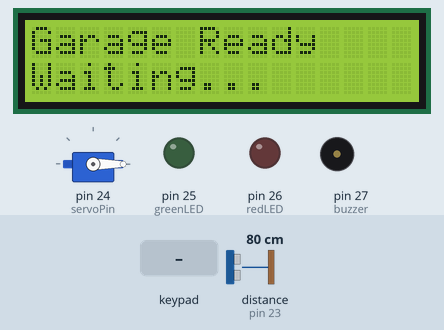
Recording of a sketch running on a simulated Arduino Mega 2560, built with avr-gcc and run on an emulated ATmega2560. On the bench: 16×2 character LCD, servo, output pins drawn as LEDs (lit = HIGH), buzzer (waves = sounding). Wiring (inferred from the names in the program): ultrasonic range finder: trigger pin 22; echo pin 23. The test bench sets the inputs (shaded band); at power-on: distance to the obstacle (sensor on pin 23) 80 cm. The echo pulse lasts 58.3 µs per cm; pins used as bus, display or sensor lines are not drawn; what the sketch prints to the serial monitor is not drawn.

Above: at 3.2 s.
3.3 s: distance to the obstacle (sensor on pin 23) set to 2 cm
At 5.5 s:
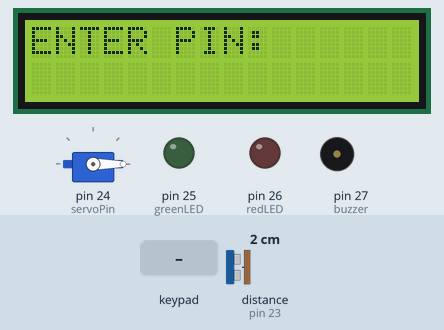
5.8 s: keypad keys 2 0 2 6 # pressed 0.4 s apart
At 9.2 s:
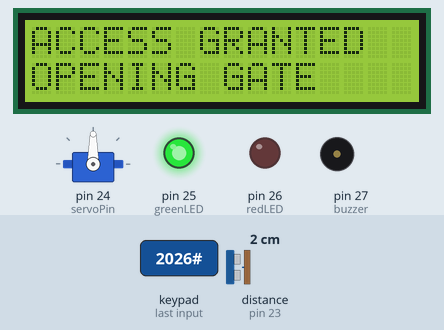
9.3 s: distance to the obstacle (sensor on pin 23) set to 14 cm
12.3 s: distance to the obstacle (sensor on pin 23) set to 18 cm
At 14.1 s:
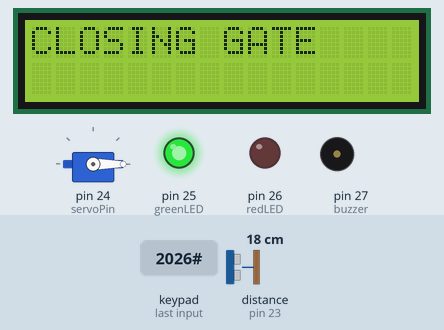
Timing chart, 0 to 15.9 s (numbered marks = the images above; inputs shaded):
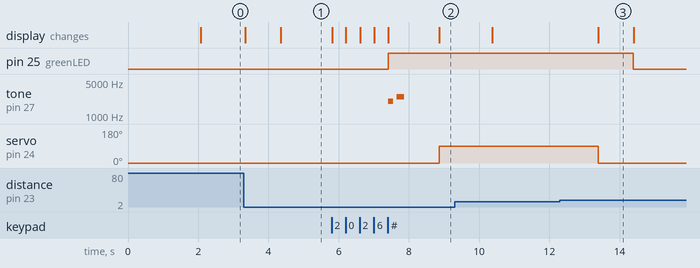

Measured:
- the behaviour switches between 16 and 17 cm on distance to the obstacle (sensor on pin 23) (found by bisection; images 2 and 3)
- after the input at 3.3 s, the display: first changes at once (image 1 shows a later state)
- after the input at 5.8 s, pin 25 (greenLED): LOW → HIGH after 1.6 s; tone on pin 27 (buzzer): silent → 2000 Hz after 1.6 s, → silent 0.15 s later, → 2500 Hz 0.10 s later, → silent 0.20 s later; servo on pin 24 (servoPin): 0° → 90° after 3.1 s; the display: first changes at once (image 2 shows a later state)
- after the input at 12.3 s, pin 25 (greenLED): HIGH → LOW after 2.1 s; servo on pin 24 (servoPin): 90° → 0° after 1.1 s; the display: changes after 1.1 s (image 3)
- what the display in image 3 shows lasts 1.0 s, from 13.4 s to 14.4 s

The sketch:

PrivateGarage.ino
```cpp
#include <Servo.h>
#include <LiquidCrystal.h>
#include <Keypad.h>

// LCD
LiquidCrystal lcd(7, 8, 9, 10, 11, 12);

// KEYPAD
const byte ROWS = 4;
const byte COLS = 4;

char keys[ROWS][COLS] = {
  {'1', '2', '3', 'A'},
  {'4', '5', '6', 'B'},
  {'7', '8', '9', 'C'},
  {'*', '0', '#', 'D'}
};

byte rowPins[ROWS] = {30, 31, 32, 33};
byte colPins[COLS] = {34, 35, 36, 37};

Keypad keypad = Keypad(
  makeKeymap(keys),
  rowPins,
  colPins,
  ROWS,
  COLS
);

// GARAGE COMPONENTS

const int trigPin = 22;
const int echoPin = 23;

const int servoPin = 24;

const int greenLED = 25;
const int redLED = 26;

const int buzzer = 27;

Servo gateServo;

// GARAGE SETTINGS

const int closedPosition = 0;
const int openPosition = 90;

const int detectionDistance = 15;

// PASSWORD

const String correctPIN = "2026";

String enteredPIN = "";

// SETUP

void setup() {

  Serial.begin(9600);

  // LCD
  lcd.begin(16, 2);

  // Ultrasonic
  pinMode(trigPin, OUTPUT);
  pinMode(echoPin, INPUT);

  // LEDs
  pinMode(greenLED, OUTPUT);
  pinMode(redLED, OUTPUT);

  // Buzzer
  pinMode(buzzer, OUTPUT);

  // Servo
  gateServo.attach(servoPin);
  gateServo.write(closedPosition);

  // Turn everything off
  digitalWrite(greenLED, LOW);
  digitalWrite(redLED, LOW);
  digitalWrite(buzzer, LOW);

  // Startup
  lcd.setCursor(0, 0);
  lcd.print("AUTO GARAGE");

  lcd.setCursor(0, 1);
  lcd.print("Starting...");

  delay(2000);

  lcd.clear();

  lcd.setCursor(0, 0);
  lcd.print("Garage Ready");

  lcd.setCursor(0, 1);
  lcd.print("Waiting...");
}


void loop() {

  long distance = getDistance();

  Serial.print("Distance: ");
  Serial.print(distance);
  Serial.println(" cm");

 // CAR DETECTED

  if (distance > 0 && distance <= detectionDistance) {

    enteredPIN = "";

    lcd.clear();

    lcd.setCursor(0, 0);
    lcd.print("CAR DETECTED");

    delay(1000);

    enterPassword();
  }

  delay(100);
}

// ENTER PASSWORD

void enterPassword() {

  enteredPIN = "";

  lcd.clear();

  lcd.setCursor(0, 0);
  lcd.print("ENTER PIN:");

  lcd.setCursor(0, 1);

  while (true) {

    char key = keypad.getKey();

    if (key) {

      Serial.print("Key: ");
      Serial.println(key);

      // NUMBER

      if (key >= '0' && key <= '9') {

        // Don't allow more than 4 digits
        if (enteredPIN.length() < 4) {

          enteredPIN += key;

          lcd.setCursor(0, 1);

          // Display asterisk for every digit
          for (int i = 0; i < enteredPIN.length(); i++) {
            lcd.print("*");
          }
        }
      }

      // CLEAR

      else if (key == '*') {

        enteredPIN = "";

        lcd.setCursor(0, 1);
        lcd.print("                ");

        lcd.setCursor(0, 1);
      }

      // SUBMIT

      else if (key == '#') {

        // Check password
        if (enteredPIN == correctPIN) {

          accessGranted();

          return;

        } else {

          accessDenied();

          enteredPIN = "";

          lcd.clear();

          lcd.setCursor(0, 0);
          lcd.print("ENTER PIN:");

          lcd.setCursor(0, 1);
        }
      }
    }

    delay(20);
  }
}

// ACCESS GRANTED

void accessGranted() {

  Serial.println("ACCESS GRANTED");

  lcd.clear();

  lcd.setCursor(0, 0);
  lcd.print("ACCESS GRANTED");

  lcd.setCursor(0, 1);
  lcd.print("WELCOME!");

  // Green LED
  digitalWrite(greenLED, HIGH);
  digitalWrite(redLED, LOW);

  // Two success beeps
  tone(buzzer, 2000);
  delay(150);
  noTone(buzzer);

  delay(100);

  tone(buzzer, 2500);
  delay(200);
  noTone(buzzer);

  delay(1000);

  // OPEN GATE

  lcd.clear();

  lcd.setCursor(0, 0);
  lcd.print("ACCESS GRANTED");

  lcd.setCursor(0, 1);
  lcd.print("OPENING GATE");

  gateServo.write(openPosition);

  delay(1500);

  // GATE OPEN
  lcd.clear();

  lcd.setCursor(0, 0);
  lcd.print("GATE OPEN");

  lcd.setCursor(0, 1);
  lcd.print("DRIVE THROUGH");

  // Wait for car
  waitForCarToLeave();

  // CLOSE GATE
  lcd.clear();

  lcd.setCursor(0, 0);
  lcd.print("CLOSING GATE");

  gateServo.write(closedPosition);

  delay(1000);

  digitalWrite(greenLED, LOW);

  // READY

  lcd.clear();

  lcd.setCursor(0, 0);
  lcd.print("Garage Ready");

  lcd.setCursor(0, 1);
  lcd.print("Waiting...");
}


// ACCESS DENIED

void accessDenied() {

  Serial.println("ACCESS DENIED");

  lcd.clear();

  lcd.setCursor(0, 0);
  lcd.print("ACCESS DENIED");

  lcd.setCursor(0, 1);
  lcd.print("WRONG PIN");

  // Red LED
  digitalWrite(redLED, HIGH);
  digitalWrite(greenLED, LOW);

  // Warning beep
  tone(buzzer, 500);
  delay(700);
  noTone(buzzer);

  delay(1500);

  digitalWrite(redLED, LOW);
}

// ULTRASONIC DISTANCE

long getDistance() {

  digitalWrite(trigPin, LOW);

  delayMicroseconds(2);

  digitalWrite(trigPin, HIGH);

  delayMicroseconds(10);

  digitalWrite(trigPin, LOW);

  long duration = pulseIn(echoPin, HIGH, 30000);

  if (duration == 0) {
    return -1;
  }

  long distance = duration * 0.0343 / 2;

  return distance;
}

// WAIT FOR CAR TO LEAVE

void waitForCarToLeave() {

  Serial.println("....");

  unsigned long startTime = millis();

  while (true) {

    long distance = getDistance();

    // Car moved away
    if (distance > detectionDistance || distance == -1) {

      delay(1000);

      distance = getDistance();

      if (distance > detectionDistance || distance == -1) {
        break;
      }
    }

    // Safety timeout
    if (millis() - startTime > 15000) {

      break;
    }

    delay(200);
  }
}
```
